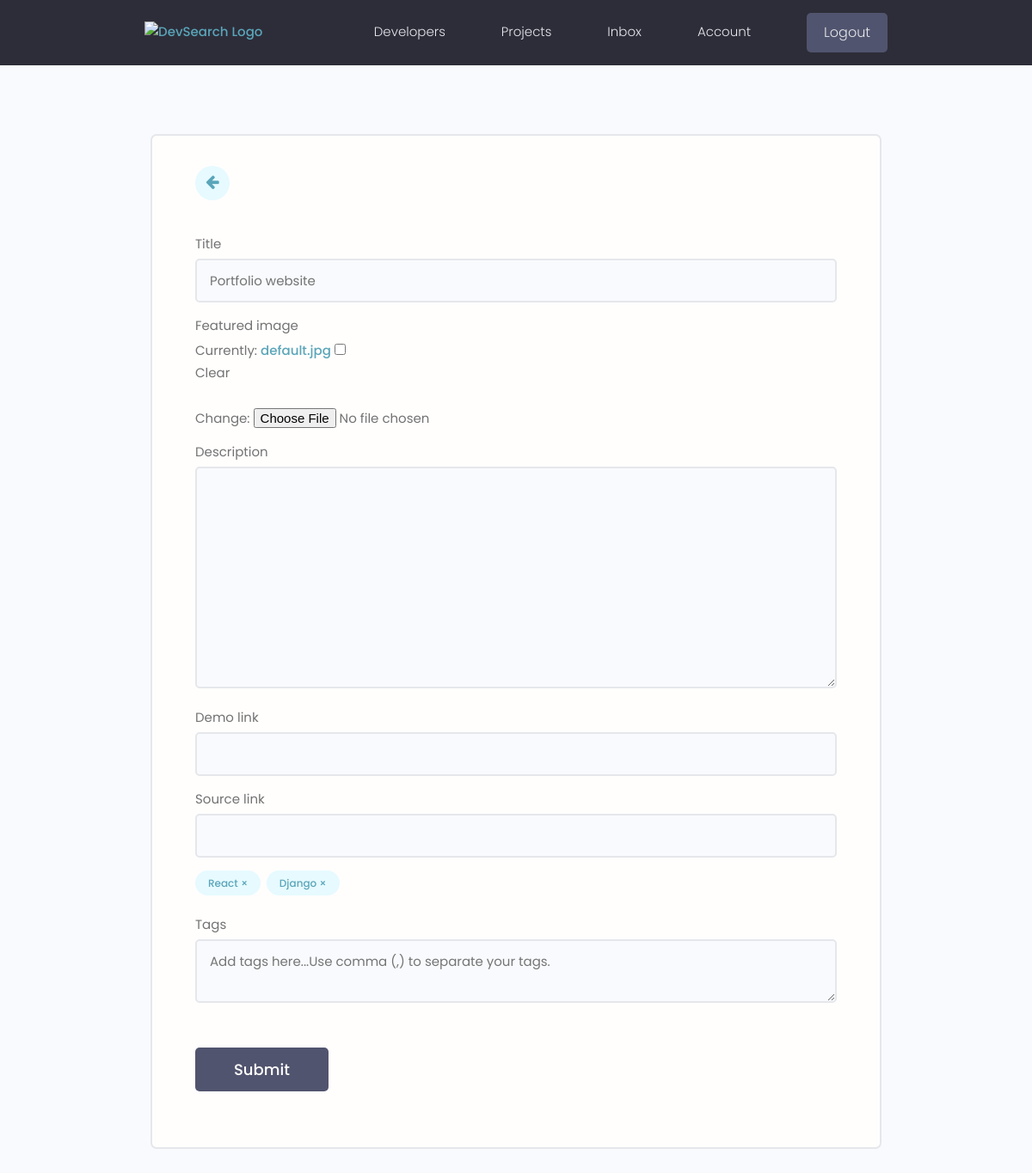
The page /projects/update-project/4d9d6a06-30c9-4276-b420-25f55cb9bdcf/ (signed in) on the database as committed earlier.
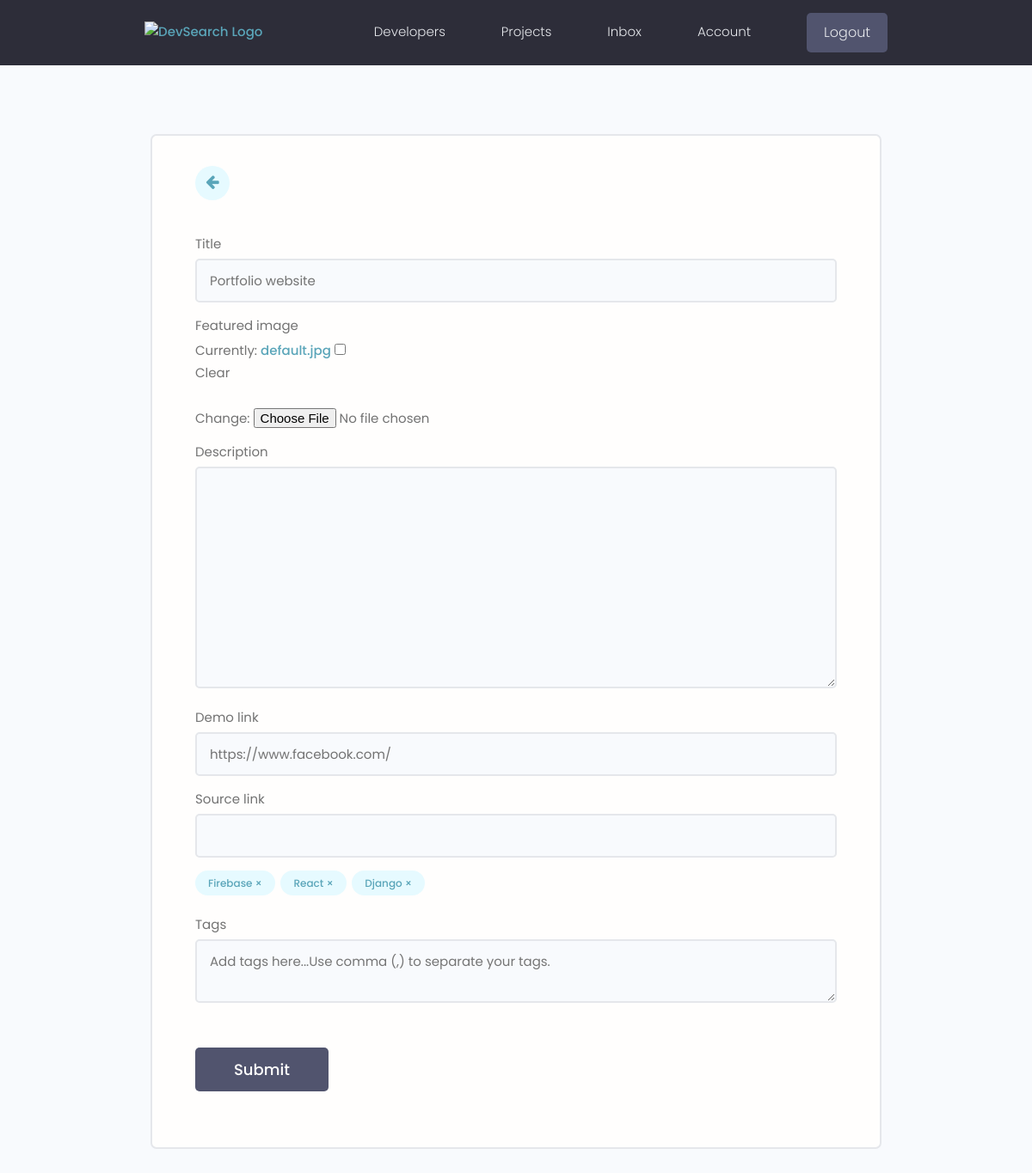
The same page on the database as committed later.
### projects/models.py (models this page shows, shortened)
class Project(models.Model):
    owner = models.ForeignKey(Profile, null=True, blank=True, on_delete=models.CASCADE)
    title = models.CharField(max_length=200)
    description = models.TextField(null=True, blank=True)
    featured_image = models.ImageField(null=True, blank=True, default="default.jpg")
    demo_link = models.CharField(max_length=2000,null=True, blank=True)
    source_link = models.CharField(max_length=2000,null=True, blank=True)
    tags = models.ManyToManyField('Tag',blank=True)
    vote_total = models.IntegerField(default=0, null=True,blank=True)
    vote_ratio = models.IntegerField(default=0, null=True,blank=True)
    created = models.DateTimeField(auto_now_add=True)
    id = models.UUIDField(default=uuid.uuid4, unique=True, primary_key=True,editable=False)
    class Meta:
        ordering = ['-vote_ratio', '-vote_total', 'title']

class Tag(models.Model):
    name = models.CharField(max_length=200)
    created = models.DateTimeField(auto_now_add=True)
    id = models.UUIDField(default=uuid.uuid4, unique=True, primary_key=True,editable=False)

### projects/views.py (the view, shortened to what this page needs)
# urls.py: path('update-project/<str:pk>/', views.updateProject, name='update-project'),
@login_required(login_url="login")
def updateProject(request,pk):
     profile = request.user.profile
     project = profile.project_set.get(id=pk)
     form = ProjectForm(instance=project)
     context = {'form': form, 'project': project}
     return render(request, 'projects/project_form.html', context)

### projects/forms.py
class ProjectForm(ModelForm):
    class Meta:
        model = Project
        fields =  ['title', 'featured_image', 'description', 'demo_link','source_link']
        widgets = {
            'tags': forms.CheckboxSelectMultiple(),
        }
    def __init__(self, *args , **kwargs):
        super(ProjectForm, self).__init__(*args, **kwargs)
        for name,fields in self.fields.items():
            fields.widget.attrs.update({'class':'input'})

### projects/templates/projects/project_form.html (shortened to what this page needs)
{% extends 'main.html' %}
{% block content %}
<main class="formPage my-xl">
    <div class="content-box">
        <div class="formWrapper">
            <a class="backButton" href="{% url 'account' %}"><i class="fa fa-arrow-left"></i></a>
            <br>
            <form class="form" method="POST" enctype="multipart/form-data">
                {% for field in form %}
                <div class="form__field">
                    <label for="formInput#text">{{field.label}}</label>
                    {{field}}
                </div>
                {% endfor %}
                <div class="form__fileld">
                {% for tag in project.tags.all %}
                <div class="project-tag tag tag--pill tag--main" data-tag={{tag.id}} data-project={{project.id}}>{{tag.name}} &#215; </div>
                {% endfor %}
                </div>
                <div class="form__field">
                <label  for="formInputtext">Tags</label>
                <textarea class="input" name="newTags" placeholder="Add tags here...Use comma (,) to separate your tags."></textarea>
                </div>
                <input class="btn btn--sub btn--lg  my-md" type="submit" value="Submit" />
            </form>
        </div>
    </div>
</main>
{% endblock %}

Rows that differ between the two databases and show on the page:
changed Project "Portfolio website": demo_link (not shown) → "https://www.facebook.com/"
added Tag: name "Firebase"
